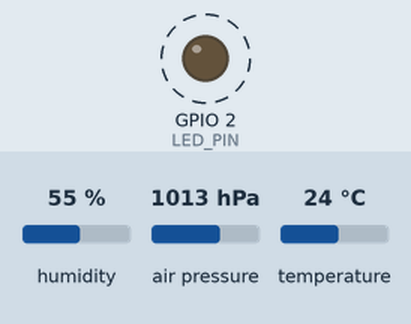
Recording of a program running on a simulated ESP32. Parts: output pins drawn as LEDs (lit = HIGH). Dashed ring = blinking. The test bench sets the inputs (shaded band); at power-on: humidity 55 %, air pressure 1013 hPa, temperature 24 °C. What the program prints to the serial monitor is not drawn.

Above: at 0.5 s.
Timing chart, 0 to 4.6 s (numbered marks = the images above):
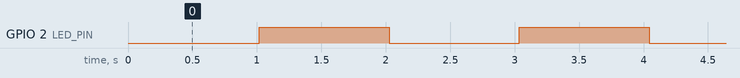

Measured:
- by itself, GPIO 2 (LED_PIN): alternates HIGH for 1.0 s and LOW for 1.0 s

The program:

main.cpp
```cpp
#include <Adafruit_BME280.h>
#include <Arduino.h>
#include <ESPAsyncWebServer.h>
#include <ElegantOTA.h>
#include <WiFi.h>
#include <esp_now.h>
#include <esp_wifi.h>

#include <cstdint>

#include "esp32-hal-gpio.h"
#include "esp_err.h"

Adafruit_BME280  bme;  // use I2C interface
Adafruit_Sensor *bme_temp = bme.getTemperatureSensor();
Adafruit_Sensor *bme_pressure = bme.getPressureSensor();
Adafruit_Sensor *bme_humidity = bme.getHumiditySensor();

AsyncWebServer server{80};

static auto           WIFI_SSID = "iotnet-bme";
static auto           WIFI_PASS = "iotnet-bme";
static constexpr auto SERIAL_BAUD = 115200;
static constexpr auto LED_PIN = 2;
static constexpr auto WIFI_CHANNEL = 6;
static constexpr auto SLAVE_ID = 1;

// NOLINTNEXTLINE(modernize-avoid-c-arrays)
static constexpr uint8_t broadcastAddress[] = {0xFF, 0xFF, 0xFF,
                                               0xFF, 0xFF, 0xFF};

struct Packet {
    uint8_t  version;
    uint8_t  slave_id;
    uint8_t  _available2;
    uint8_t  _available3;
    uint32_t temperature;
    uint32_t humidity;
    uint32_t pressure;
};

void setup() {
    Serial.begin(SERIAL_BAUD);
    Serial.println(F("BME280 Sensor event test"));

    pinMode(LED_PIN, OUTPUT);

    if (!Wire.begin(22, 23)) {
        Serial.println(F("Could not initialize I2C"));
        while (true) delay(10);
    }

    if (!bme.begin(0x76, &Wire)) {
        Serial.println(
            F("Could not find a valid BME280 sensor, check wiring!"));
        while (true) delay(10);
    }

    bme_temp->printSensorDetails();
    bme_pressure->printSensorDetails();
    bme_humidity->printSensorDetails();

    // WiFi.mode(WIFI_MODE_AP);
    if (!WiFi.softAP(WIFI_SSID, WIFI_PASS, WIFI_CHANNEL)) {
        Serial.println("Failed to initialize soft AP");
        while (true) delay(10);
    }

    // WiFi.disconnect();
    // esp_wifi_set_channel(WIFI_CHANNEL, WIFI_SECOND_CHAN_NONE);

    if (esp_now_init() != ESP_OK) {
        Serial.println("error initializing ESP-NOW");
        return ESP.restart();
    }

    esp_now_register_send_cb(
        [](uint8_t const *mac_addr, esp_now_send_status_t status) {
            Serial.print("\r\nLast Packet Send Status:\t");
            Serial.println(status == ESP_NOW_SEND_SUCCESS ? "Delivery Success"
                                                          : "Delivery Fail");
        });

    // Register peer
    esp_now_peer_info_t peer_info = {0};
    memcpy(peer_info.peer_addr, broadcastAddress, 6);
    peer_info.channel = WIFI_CHANNEL;
    peer_info.encrypt = false;
    peer_info.ifidx = WIFI_IF_AP;

    // Add peer
    if (esp_now_add_peer(&peer_info) != ESP_OK) {
        Serial.println("Failed to add peer");
        return;
    }

    server.on("/", HTTP_GET, [](AsyncWebServerRequest *req) {
        req->send(200, "text/plain", "yay!");
    });

    ElegantOTA.begin(&server);
    server.begin();
}

auto sts = false;

void loop() {
    sensors_event_t temp_event;
    sensors_event_t pressure_event;
    sensors_event_t humidity_event;

    bme_temp->getEvent(&temp_event);
    bme_pressure->getEvent(&pressure_event);
    bme_humidity->getEvent(&humidity_event);

    Serial.print(F("Temperature = "));
    Serial.print(temp_event.temperature);
    Serial.println(" *C");

    Serial.print(F("Humidity = "));
    Serial.print(humidity_event.relative_humidity);
    Serial.println(" %");

    Serial.print(F("Pressure = "));
    Serial.print(pressure_event.pressure);
    Serial.println(" hPa");

    Serial.println();

    Packet p{
        .version = 2,
        .slave_id = SLAVE_ID,
        .temperature = static_cast<uint32_t>(temp_event.temperature * 100),
        .humidity =
            static_cast<uint32_t>(humidity_event.relative_humidity * 100),
        .pressure = static_cast<uint32_t>(pressure_event.pressure * 100),
    };

    esp_err_t result = esp_now_send(broadcastAddress, (uint8_t *)&p, sizeof(p));
    if (result == ESP_OK) {
        Serial.println("Sent with success");
    } else {
        Serial.println("Error sending the data:");
        Serial.println(esp_err_to_name(result));
    }

    digitalWrite(LED_PIN, sts);
    sts = !sts;
    delay(1000);
}
```
